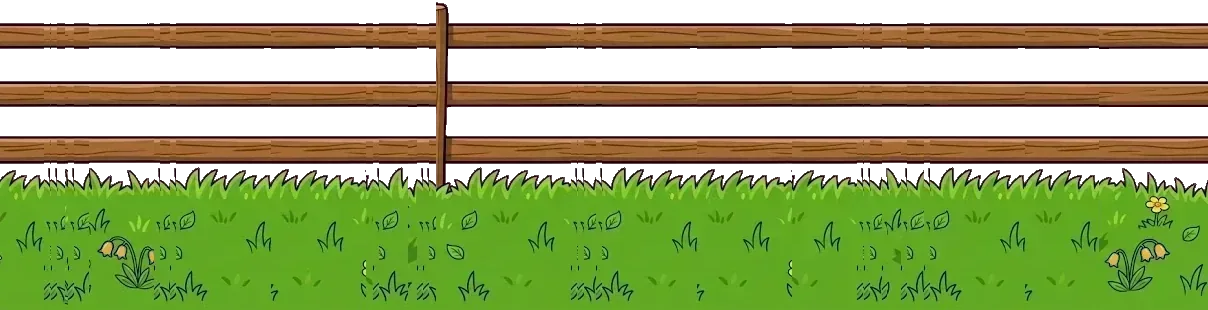
#> input picture art/bg/near.webp, 1208 x 310 px
$ python thin_bales.py
#> lines starting #> are read from the running program, lines starting #| are printed output that depends on the picture; after the words box and inside, x2 and y2 are one past the last pixel; in counts of white or black regions, pixels touching at a corner belong together
### tools/imglib.py
import numpy as np, json, os, sys
from PIL import Image

GEN = "gen"
OUT = r"C:\Users\it\Desktop\jj-landscape"
ANIM = os.path.join(OUT, "anim")

# [42 lines left out: functions key_green, despill, col_split, bbox, cap_area, not called in this run]

from collections import deque

def label(mask):
    """4-connected components. Returns (labels, count) with 0 = background."""
    h, w = mask.shape
    lab = np.zeros((h, w), np.int32)
    n = 0
    for sy in range(h):
        row = mask[sy]
        for sx in range(w):
            if not row[sx] or lab[sy, sx]: continue
            n += 1
            q = deque([(sy, sx)]); lab[sy, sx] = n
            while q:
                y, x = q.popleft()
                for dy, dx in ((1,0),(-1,0),(0,1),(0,-1)):
                    ny, nx = y+dy, x+dx
                    if 0 <= ny < h and 0 <= nx < w and mask[ny, nx] and not lab[ny, nx]:
                        lab[ny, nx] = n; q.append((ny, nx))
    return lab, n

# [58 lines left out: functions flood_split, erode, fat_radius, key_sky, not called in this run]

### tools/thin_bales.py
# -*- coding: utf-8 -*-
"""Space the hay bales out in the near background layer.

The layer is one tile that loops, so however many stacks are painted on it is
how many the player sees for the whole run. Two per 923px meant a stack every
half screen forever, and the field read as a hay depot.

NOTHING IS DELETED. Bale-free stretches are spliced in instead, which makes the
tile longer and the bales rarer and needs no inpainting at all, because every
pixel is already the right pixel. The splice is invisible because everything
crossing it -- the grass line, the fence rails -- is horizontal, so any x works
as long as the cut misses the posts and the bales.

Deleting a stack was the first instinct and it is a trap. A fence post stands
behind the stack, so the hole needs a donor slab carrying its own post at
exactly the right offset, and on a tile this short no such donor exists. Every
attempt left either a sliver of hay or a hole in the fence.

Finding the bales is the other half, and colour alone will not do it:

  * Bales are found as BLOBS and then filtered BY HEIGHT. The grass is full of
    little yellow buttercups that pass any straw colour test, and the fence
    rail has a straw-coloured highlight running its whole length. Height
    separates them in one number -- a stack is a hundred pixels tall, a
    buttercup is twenty.
  * The blobs are then DILATED before their extent is taken. The colour test
    finds the lit face of a bale and misses its ink outline and the loose straw
    round its foot, so the raw extent is ~40px too narrow at each end, and a
    chunk cut against it contains a sliver of the very thing it is meant to
    avoid.
  * Fence posts are found by OPACITY, not colour: the sky is keyed out of this
    layer, so a post is simply a column opaque all the way up.

    python thin_bales.py            # edits art/bg/near.webp in place
"""
import os, sys
import numpy as np
from PIL import Image

sys.path.insert(0, os.path.dirname(os.path.abspath(__file__)))
from imglib import label

ROOT = os.path.dirname(os.path.dirname(os.path.abspath(__file__)))
NEAR = os.path.join(ROOT, "art", "bg", "near.webp")

COPIES = 3        # clean stretches to splice in
TALLB  = 18       # a straw blob shorter than this is a flower or a rail highlight
GROW   = 8        # dilate the bales by this before measuring their extent
CLEAR  = 10       # keep cuts this far from a bale or a post


def runs(flags, gap=1):
    xs = np.nonzero(flags)[0]
    if not len(xs): return []
    out, s, p = [], xs[0], xs[0]
    for x in xs[1:]:
        if x - p > gap: out.append((int(s), int(p) + 1)); s = x
        p = x
    out.append((int(s), int(p) + 1))
    return out


def dilate(m, k):
    o = m.copy()
    for _ in range(k):
        s = o.copy()
        s[:, 1:] |= o[:, :-1]; s[:, :-1] |= o[:, 1:]
        s[1:, :] |= o[:-1, :]; s[:-1, :] |= o[1:, :]
        o = s
    return o


def survey(a):
    h, w = a.shape[:2]
    f = a.astype(int)
    r, g, b, al = f[..., 0], f[..., 1], f[..., 2], f[..., 3]
    straw = (al > 60) & (r > 190) & (g > 150) & (g < 228) & (b < 155) & ((r - b) > 70)
    lab, n = label(straw)
    tall = np.zeros_like(straw)
    for i in range(1, n + 1):
        m = lab == i
        if int(m.sum()) < 200: continue
        ys = np.nonzero(m.any(1))[0]
        if ys.max() - ys.min() + 1 > TALLB: tall |= m
    bales = runs(dilate(tall, GROW).any(0), gap=24)
    posts = [p for p in runs((al[:int(h * 0.30)] > 60).mean(0) > 0.8, gap=4)
             if 6 <= p[1] - p[0] <= 44]
    return bales, posts


def main():
    a = np.asarray(Image.open(NEAR).convert("RGBA")).astype(np.uint8).copy()
#> a is the input picture: shape (310, 1208, 4); mean R, G, B, A 88.9, 97.2, 39.8, 173.6
    h, w = a.shape[:2]
#> h = 310; w = 1208
    bales, posts = survey(a)
#> in survey, `r, g, b, al = f[..., 0], f[..., 1], f[..., 2], f[..., 3]`:
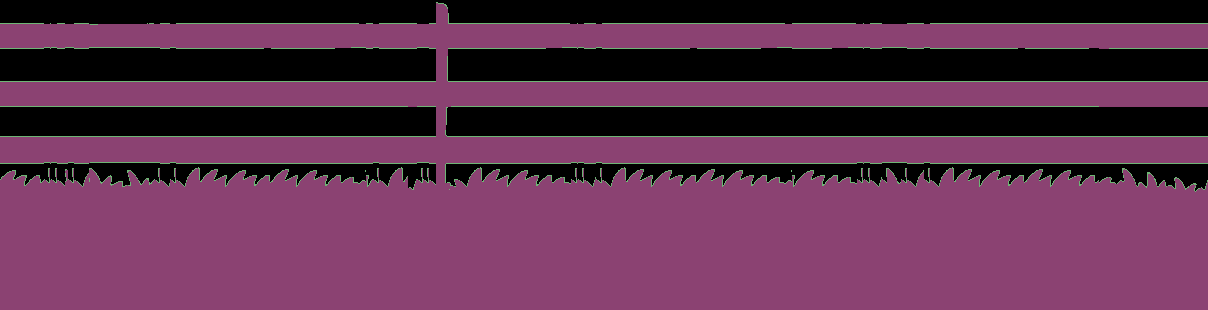
#> al: shape (310, 1208) int64; 3 distinct labels, from 0 to 255; one colour per label, 0 black
#> in survey, `straw = (al > 60) & (r > 190) & (g > 150) & (g < 228) & (b < 155) & ((..`:
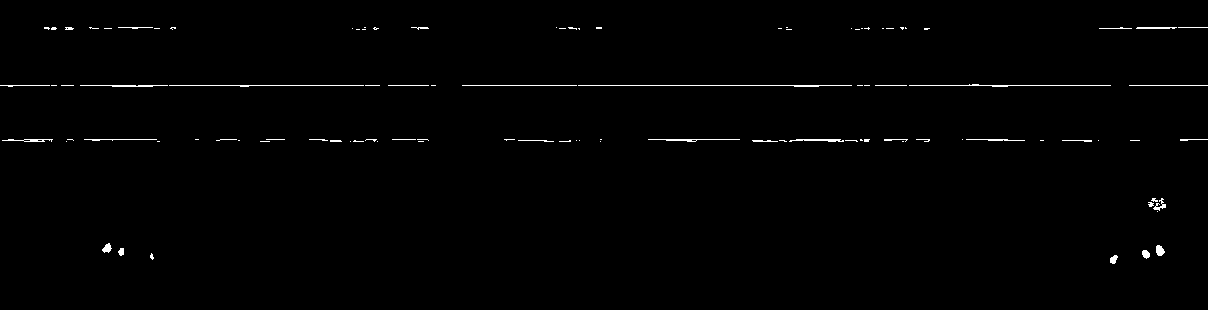
#> straw: shape (310, 1208) bool; 0.81% white in thin lines or dots, all inside (x1, y1, x2, y2) = (0, 27, 1208, 264)
#> after the loop in label, `for sy in range(h):`: lab: shape (310, 1208) int32; 115 distinct labels, from 0 to 114
#> after the loop in label, `for sy in range(h):`: n = 114
#> the loop in survey, `for i in range(1, n + 1):` made 114 passes
#> ys on passes 38, 43, 48: [84, 85, 86], [85, 86], [85, 86]
#> after the loop in survey, `for i in range(1, n + 1):`: tall: shape (310, 1208) bool; every value is 0
#> in runs, `xs = np.nonzero(flags)[0]`: xs = empty array
#> in survey, `bales = runs(dilate(tall, GROW).any(0), gap=24)`: bales = []
#> the loop in runs (call 2), `for x in xs[1:]:` made 11 passes
#> in survey, `posts = [p for p in runs((al[:int(h * 0.30)] > 60).mean(0) > 0.8, gap=..`: posts = [(436, 448)]
#> bales = []; posts = [(436, 448)]
    print("  %dx%d  bales %s  posts %s" % (w, h, bales, posts))
#|   1208x310  bales []  posts [(436, 448)]

    free = np.ones(w, bool)
    for c0, c1 in bales: free[max(0, c0 - CLEAR):min(w, c1 + CLEAR)] = False
#> this loop made 0 passes
    cutok = free.copy()
    for p0, p1 in posts: cutok[max(0, p0 - CLEAR):min(w, p1 + CLEAR)] = False
#> this loop made 1 pass

    # the longest run that is bale-free AND can be cut at both ends
    spans = [r for r in runs(free & cutok) if r[1] - r[0] >= 60]
#> spans = [(0, 426), (458, 1208)]
    if not spans:
        print("  nowhere safe to cut"); return
    spans.sort(key=lambda r: r[1] - r[0], reverse=True)
    s0, s1 = spans[0]
#> s0 = 458; s1 = 1208
    width = s1 - s0
#> width = 750
    print("  clean stretch %d..%d (%d px)" % (s0, s1, width))
#|   clean stretch 458..1208 (750 px)

    # Take the copies at DIFFERENT offsets inside that stretch rather than the
    # same slab N times: three identical slabs of grass in a row reads as a
    # repeat, and overlapping cuts cost nothing because the content is grass.
    picks = []
    for k in range(COPIES):
        off = s0 + int(k * (width * 0.34) / max(1, COPIES - 1)) if COPIES > 1 else s0
        off = min(off, s1 - int(width * 0.66))
        picks.append((off, off + int(width * 0.66)))
#> this loop made 3 passes
#> off on passes 1 to 3: 458, 585, 713
#> after the loop, picks = [(458, 953), (585, 1080), (713, 1208)]
    parts = [a[:, :s1]]
    for p0, p1 in picks: parts.append(a[:, p0:p1])
#> this loop made 3 passes
#> after the loop, parts = 4 items
    parts.append(a[:, s1:])
    out = np.concatenate(parts, axis=1)

    Image.fromarray(out, "RGBA").save(NEAR, "WEBP", quality=90, method=6)
    b2, _ = survey(out)
#> in survey (call 2), `r, g, b, al = f[..., 0], f[..., 1], f[..., 2], f[..., 3]`:
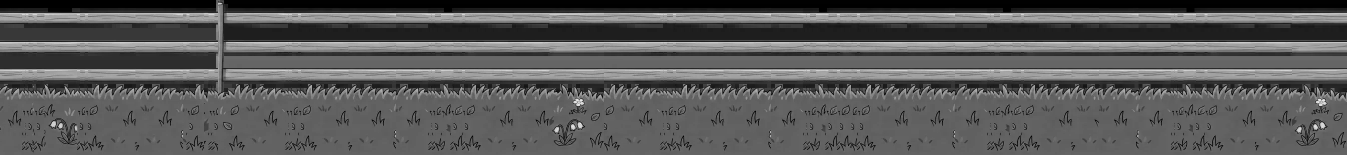
#> r: shape (310, 2693) int64 (shown at 1/2 size); min 0, max 247, mean 89.2
#> in survey (call 2), `r, g, b, al = f[..., 0], f[..., 1], f[..., 2], f[..., 3]`:
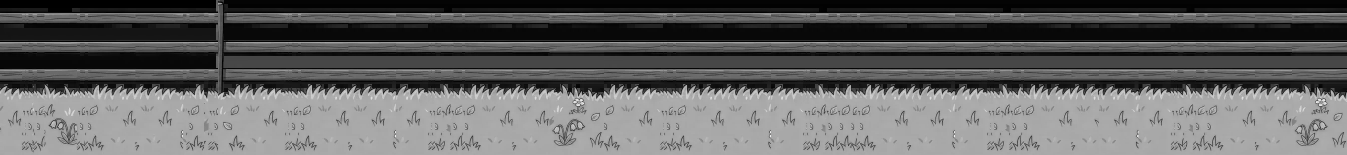
#> g: shape (310, 2693) int64 (shown at 1/2 size); min 0, max 254, mean 98.3
#> in survey (call 2), `r, g, b, al = f[..., 0], f[..., 1], f[..., 2], f[..., 3]`:
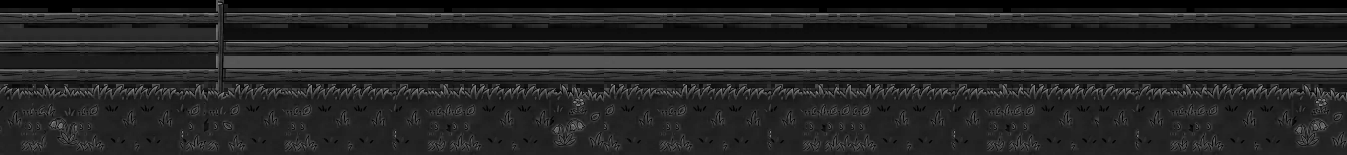
#> b: shape (310, 2693) int64 (shown at 1/2 size); min 0, max 176, mean 40
#> in survey (call 2), `r, g, b, al = f[..., 0], f[..., 1], f[..., 2], f[..., 3]`:
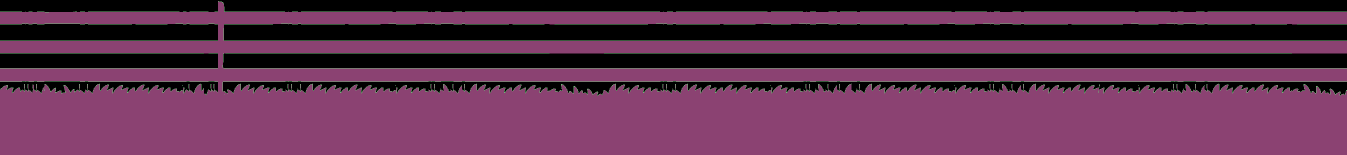
#> al: shape (310, 2693) int64 (shown at 1/2 size); 3 distinct labels, from 0 to 255; one colour per label, 0 black
#> in survey (call 2), `straw = (al > 60) & (r > 190) & (g > 150) & (g < 228) & (b < 155) & ((..`: straw: shape (310, 2693) bool; 0.79% white in thin lines or dots, all inside (x1, y1, x2, y2) = (0, 27, 2693, 264)
#> after the loop in label (call 2), `for sy in range(h):`: lab: shape (310, 2693) int32; 238 distinct labels, from 0 to 237
#> in survey (call 2), `lab, n = label(straw)`: n = 237
#> the loop in survey (call 2), `for i in range(1, n + 1):` made 237 passes
#> pass 1, in survey (call 2), `m = lab == i`:
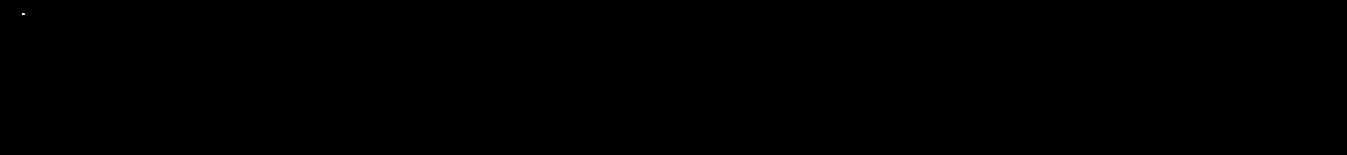
#> m: shape (310, 2693) bool (shown at 1/2 size); 0% white in thin lines or dots, all inside (x1, y1, x2, y2) = (44, 27, 50, 30)
#> after the loop in survey (call 2), `for i in range(1, n + 1):`: tall: shape (310, 2693) bool; every value is 0
#> b2 = []
    print("  spliced %s" % (picks,))
#|   spliced [(458, 953), (585, 1080), (713, 1208)]
    print("  wrote %s: %dx%d, %d stacks, one every %d px (was %d)"
          % (os.path.basename(NEAR), out.shape[1], h, len(b2),
             out.shape[1] // max(1, len(b2)), w // max(1, len(bales))))
#|   wrote near.webp: 2693x310, 0 stacks, one every 2693 px (was 1208)


if __name__ == "__main__":
    main()

$ run again, with art/ant/antc3.webp copied over art/bg/near.webp
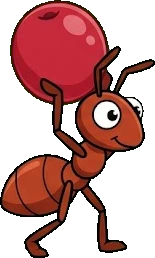
#> input picture art/ant/antc3.webp, 155 x 258 px
#> in main, a is the input picture: shape (258, 155, 4); mean R, G, B, A 77.1, 143.4, 27.7, 124.7
#> al: shape (258, 155) int64; 48.9% white; 1 white region, box (x1, y1, x2, y2) and area: (0, 0, 155, 258) 19558
#> straw: shape (258, 155) bool; every value is 0
#> after the loop in label, `for sy in range(h):`: n = 0
#> xs = empty array
#> in survey, `bales = runs(dilate(tall, GROW).any(0), gap=24)`: bales = []
#> the loop in runs (call 2), `for x in xs[1:]:` made 70 passes
#|   155x258  bales []  posts []
#> spans = [(0, 155)]
#> s0 = 0; s1 = 155
#|   clean stretch 0..155 (155 px)
#> the loop in main, `for k in range(COPIES):` made 3 passes
#> off on passes 1 to 3: 0, 26, 52
#> after the loop in main, `for k in range(COPIES):`: picks = [(0, 102), (26, 128), (52, 154)]
#> the loop in main, `for p0, p1 in picks: parts.append(a[:, p0:p1])` made 3 passes
#> after the loop in main, `for p0, p1 in picks: parts.append(a[:, p0:p1])`: parts = 4 items
#> f: shape (258, 461, 4) int64
#> r: shape (258, 461) int64
#> g: shape (258, 461) int64
#> b: shape (258, 461) int64
#> in survey (call 2), `r, g, b, al = f[..., 0], f[..., 1], f[..., 2], f[..., 3]`:
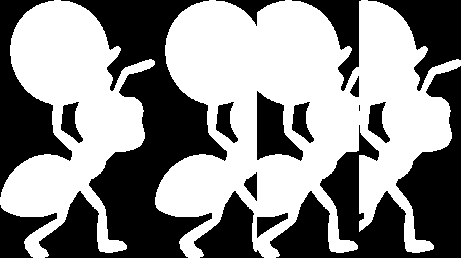
#> al: shape (258, 461) int64; 54.7% white; 17 black regions (1 under 20 px), largest, box (x1, y1, x2, y2) and area: (39, 0, 227, 258) 19946, (270, 66, 461, 258) 14050, (0, 0, 72, 197) 5585
#> straw: shape (258, 461) bool; every value is 0
#> in survey (call 2), `posts = [p for p in runs((al[:int(h * 0.30)] > 60).mean(0) > 0.8, gap=..`: posts = [(359, 401)]
#> b2 = []
#|   spliced [(0, 102), (26, 128), (52, 154)]
#|   wrote near.webp: 461x258, 0 stacks, one every 461 px (was 155)
